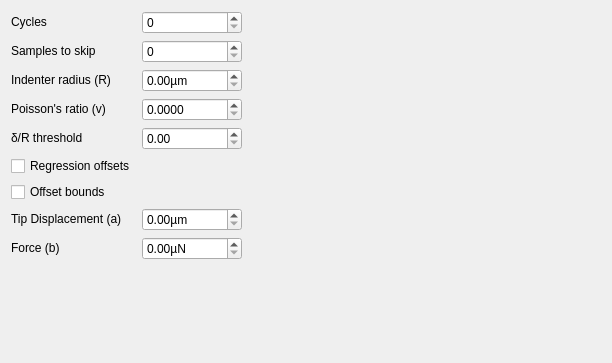
<?xml version="1.0" encoding="UTF-8"?>
<ui version="4.0">
 <class>w_Microindentation</class>
 <widget class="QWidget" name="w_Microindentation">
  <property name="geometry">
   <rect>
    <x>0</x>
    <y>0</y>
    <width>612</width>
    <height>363</height>
   </rect>
  </property>
  <layout class="QGridLayout" name="gl_Microindentation">
   <item row="0" column="0">
    <widget class="QLabel" name="l_Cycles">
     <property name="sizePolicy">
      <sizepolicy hsizetype="Fixed" vsizetype="Fixed">
       <horstretch>0</horstretch>
       <verstretch>0</verstretch>
      </sizepolicy>
     </property>
     <property name="toolTip">
      <string>Number of compression/recover cycles in the experiment</string>
     </property>
     <property name="text">
      <string>Cycles</string>
     </property>
    </widget>
   </item>
   <item row="0" column="1">
    <widget class="QSpinBox" name="sb_Cycles">
     <property name="sizePolicy">
      <sizepolicy hsizetype="Minimum" vsizetype="Fixed">
       <horstretch>0</horstretch>
       <verstretch>0</verstretch>
      </sizepolicy>
     </property>
     <property name="toolTip">
      <string>Number of compression/recover cycles in the experiment</string>
     </property>
     <property name="maximum">
      <number>999</number>
     </property>
    </widget>
   </item>
   <item row="0" column="2" rowspan="10">
    <spacer name="s_Horizontal">
     <property name="orientation">
      <enum>Qt::Orientation::Horizontal</enum>
     </property>
     <property name="sizeHint" stdset="0">
      <size>
       <width>40</width>
       <height>20</height>
      </size>
     </property>
    </spacer>
   </item>
   <item row="1" column="0">
    <widget class="QLabel" name="l_SamplesToSkip">
     <property name="sizePolicy">
      <sizepolicy hsizetype="Fixed" vsizetype="Fixed">
       <horstretch>0</horstretch>
       <verstretch>0</verstretch>
      </sizepolicy>
     </property>
     <property name="toolTip">
      <string>Number of samples at the beginning of the sample data to skip</string>
     </property>
     <property name="text">
      <string>Samples to skip</string>
     </property>
    </widget>
   </item>
   <item row="1" column="1">
    <widget class="QSpinBox" name="sb_SamplesToSkip">
     <property name="sizePolicy">
      <sizepolicy hsizetype="Minimum" vsizetype="Fixed">
       <horstretch>0</horstretch>
       <verstretch>0</verstretch>
      </sizepolicy>
     </property>
     <property name="maximum">
      <number>999</number>
     </property>
    </widget>
   </item>
   <item row="2" column="0">
    <widget class="QLabel" name="l_IndenterRadius">
     <property name="sizePolicy">
      <sizepolicy hsizetype="Fixed" vsizetype="Fixed">
       <horstretch>0</horstretch>
       <verstretch>0</verstretch>
      </sizepolicy>
     </property>
     <property name="toolTip">
      <string>Radius of the spherical indenter.  This is the value R in the equation F = 4/3 * E / (1 - v²) * sqrt(R(δ - a)³) + b</string>
     </property>
     <property name="text">
      <string>Indenter radius (R)</string>
     </property>
    </widget>
   </item>
   <item row="2" column="1">
    <widget class="QDoubleSpinBox" name="sb_IndenterRadius">
     <property name="sizePolicy">
      <sizepolicy hsizetype="Minimum" vsizetype="Fixed">
       <horstretch>0</horstretch>
       <verstretch>0</verstretch>
      </sizepolicy>
     </property>
     <property name="toolTip">
      <string>Radius of the spherical indenter.  This is the value R in the equation F = 4/3 * E / (1 - v²) * sqrt(R(δ - a)³) + b</string>
     </property>
     <property name="suffix">
      <string>µm</string>
     </property>
     <property name="maximum">
      <double>10000.0</double>
     </property>
    </widget>
   </item>
   <item row="3" column="0">
    <widget class="QLabel" name="l_PoissonsRatio">
     <property name="sizePolicy">
      <sizepolicy hsizetype="Fixed" vsizetype="Fixed">
       <horstretch>0</horstretch>
       <verstretch>0</verstretch>
      </sizepolicy>
     </property>
     <property name="toolTip">
      <string>Poisson's ratio of the sample.  This is the value of v in the equation F = 4/3 * E / (1 - v²) * sqrt(Rh³).  See Bas, Onur, et al. &quot;Rational design and fabrication of multiphasic soft network composites for tissue engineering articular cartilage: A numerical model-based approach.&quot; Chemical Engineering Journal 340 (2018): 15-23</string>
     </property>
     <property name="text">
      <string>Poisson's ratio (v)</string>
     </property>
    </widget>
   </item>
   <item row="3" column="1">
    <widget class="QDoubleSpinBox" name="sb_PoissonsRatio">
     <property name="sizePolicy">
      <sizepolicy hsizetype="Minimum" vsizetype="Fixed">
       <horstretch>0</horstretch>
       <verstretch>0</verstretch>
      </sizepolicy>
     </property>
     <property name="toolTip">
      <string>Poisson's ratio of the sample.  This is the value of v in the equation F = 4/3 * E / (1 - v²) * sqrt(Rh³).  See Bas, Onur, et al. &quot;Rational design and fabrication of multiphasic soft network composites for tissue engineering articular cartilage: A numerical model-based approach.&quot; Chemical Engineering Journal 340 (2018): 15-23</string>
     </property>
     <property name="decimals">
      <number>4</number>
     </property>
     <property name="maximum">
      <double>0.500000000000000</double>
     </property>
     <property name="singleStep">
      <double>0.001000000000000</double>
     </property>
    </widget>
   </item>
   <item row="4" column="0">
    <widget class="QLabel" name="l_DeltaRThreshold">
     <property name="sizePolicy">
      <sizepolicy hsizetype="Fixed" vsizetype="Fixed">
       <horstretch>0</horstretch>
       <verstretch>0</verstretch>
      </sizepolicy>
     </property>
     <property name="toolTip">
      <string>Threshold for the ratio of the indentation depth to the radius of the indenter.  If the ratio is greater than this value, then the Hertz model is not a valid approximation of the indentation response</string>
     </property>
     <property name="text">
      <string>δ/R threshold</string>
     </property>
    </widget>
   </item>
   <item row="4" column="1">
    <widget class="QDoubleSpinBox" name="sb_DeltaRThreshold">
     <property name="sizePolicy">
      <sizepolicy hsizetype="Minimum" vsizetype="Fixed">
       <horstretch>0</horstretch>
       <verstretch>0</verstretch>
      </sizepolicy>
     </property>
     <property name="toolTip">
      <string>Threshold for the ratio of the indentation depth to the radius of the indenter.  If the ratio is greater than this value, then the Hertz model is not a valid approximation of the indentation response</string>
     </property>
     <property name="maximum">
      <double>1.000000000000000</double>
     </property>
     <property name="singleStep">
      <double>0.010000000000000</double>
     </property>
    </widget>
   </item>
   <item row="5" column="0">
    <widget class="QCheckBox" name="cb_RegressionOffsets">
     <property name="sizePolicy">
      <sizepolicy hsizetype="Fixed" vsizetype="Fixed">
       <horstretch>0</horstretch>
       <verstretch>0</verstretch>
      </sizepolicy>
     </property>
     <property name="toolTip">
      <string>If unchecked, the experiment is assumed to have been perfectly prepared, calibrated, and configured, and therefore the offsets between the experiment outputs and the values can be ignored in the equation relating indentation depth to indentation force</string>
     </property>
     <property name="text">
      <string>Regression offsets</string>
     </property>
    </widget>
   </item>
   <item row="6" column="0">
    <widget class="QCheckBox" name="cb_OffsetBounds">
     <property name="sizePolicy">
      <sizepolicy hsizetype="Fixed" vsizetype="Fixed">
       <horstretch>0</horstretch>
       <verstretch>0</verstretch>
      </sizepolicy>
     </property>
     <property name="toolTip">
      <string>If unchecked, parameter offsets are unbounded and can take whatever value required to minimise the regression error</string>
     </property>
     <property name="text">
      <string>Offset bounds</string>
     </property>
    </widget>
   </item>
   <item row="7" column="0">
    <widget class="QLabel" name="l_OffsetTipDisplacement">
     <property name="sizePolicy">
      <sizepolicy hsizetype="Fixed" vsizetype="Fixed">
       <horstretch>0</horstretch>
       <verstretch>0</verstretch>
      </sizepolicy>
     </property>
     <property name="toolTip">
      <string>Offset that relates the tip displacement and indentation depth.  It is the parameter a in the equation F = 4 / 3 * E / (1 - v²) * sqrt(R(δ - a)³) + b</string>
     </property>
     <property name="text">
      <string>Tip Displacement (a)</string>
     </property>
    </widget>
   </item>
   <item row="7" column="1">
    <widget class="QDoubleSpinBox" name="sb_OffsetTipDisplacement">
     <property name="toolTip">
      <string>Offset that relates the tip displacement and indentation depth.  It is the parameter a in the equation F = 4 / 3 * E / (1 - v²) * sqrt(R(δ - a)³) + b</string>
     </property>
     <property name="suffix">
      <string>µm</string>
     </property>
     <property name="maximum">
      <double>1000.000000000000000</double>
     </property>
    </widget>
   </item>
   <item row="8" column="0">
    <widget class="QLabel" name="l_OffsetForce">
     <property name="sizePolicy">
      <sizepolicy hsizetype="Fixed" vsizetype="Fixed">
       <horstretch>0</horstretch>
       <verstretch>0</verstretch>
      </sizepolicy>
     </property>
     <property name="toolTip">
      <string>Offset that relates the measured force and indentation force.  It is the parameter b in the equation F = 4 / 3 * E / (1 - v²) * sqrt(R(δ - a)³) + b</string>
     </property>
     <property name="text">
      <string>Force (b)</string>
     </property>
    </widget>
   </item>
   <item row="8" column="1">
    <widget class="QDoubleSpinBox" name="sb_OffsetForce">
     <property name="toolTip">
      <string>Offset that relates the measured force and indentation force.  It is the parameter b in the equation F = 4 / 3 * E / (1 - v²) * sqrt(R(δ - a)³) + b</string>
     </property>
     <property name="suffix">
      <string>µN</string>
     </property>
     <property name="maximum">
      <double>1000000.000000000000000</double>
     </property>
    </widget>
   </item>
   <item row="9" column="0" colspan="2">
    <spacer name="s_Vertical">
     <property name="orientation">
      <enum>Qt::Orientation::Vertical</enum>
     </property>
     <property name="sizeHint" stdset="0">
      <size>
       <width>20</width>
       <height>40</height>
      </size>
     </property>
    </spacer>
   </item>
  </layout>
 </widget>
 <resources/>
 <connections/>
</ui>
